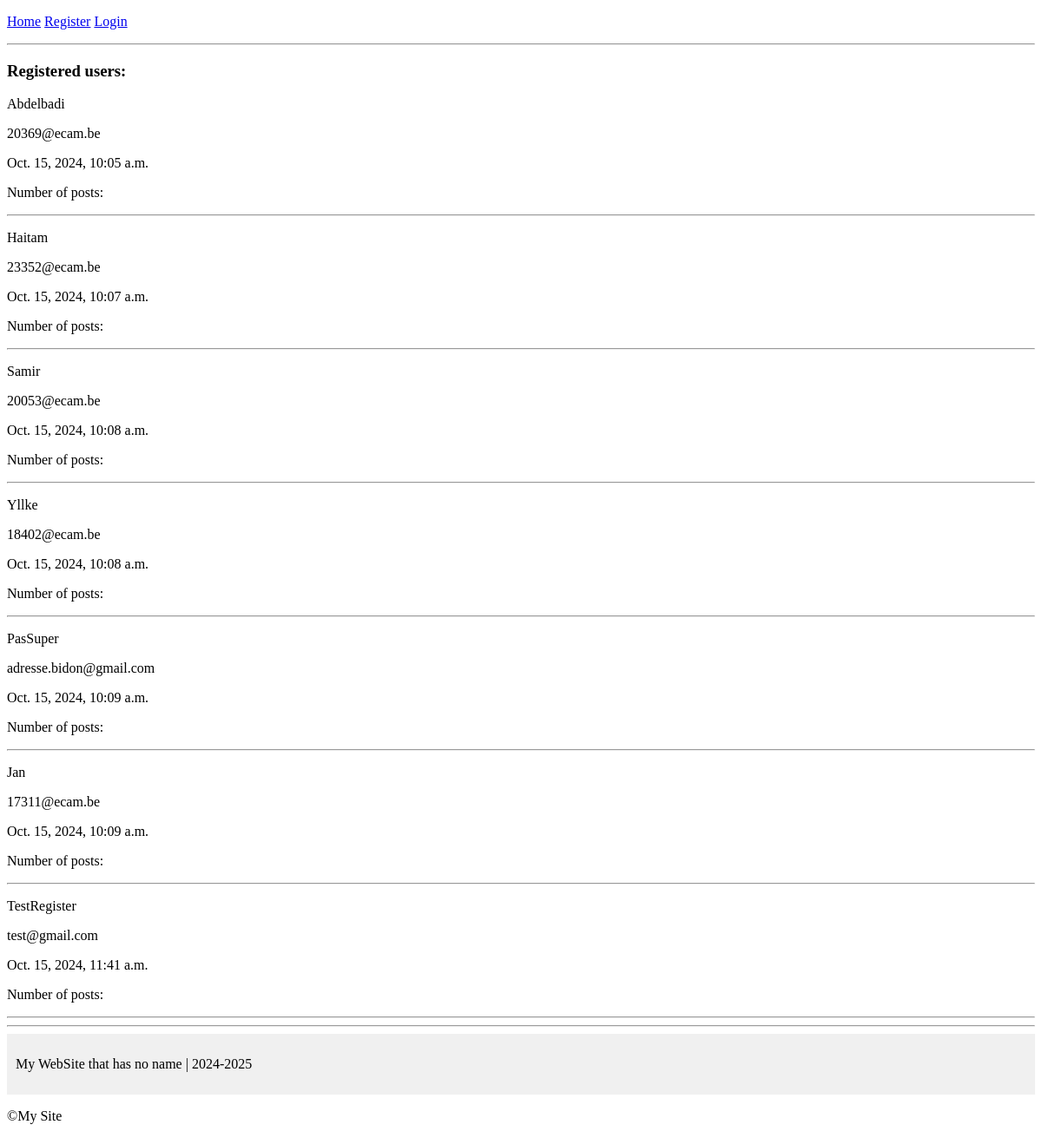
Before: / with the older database file.
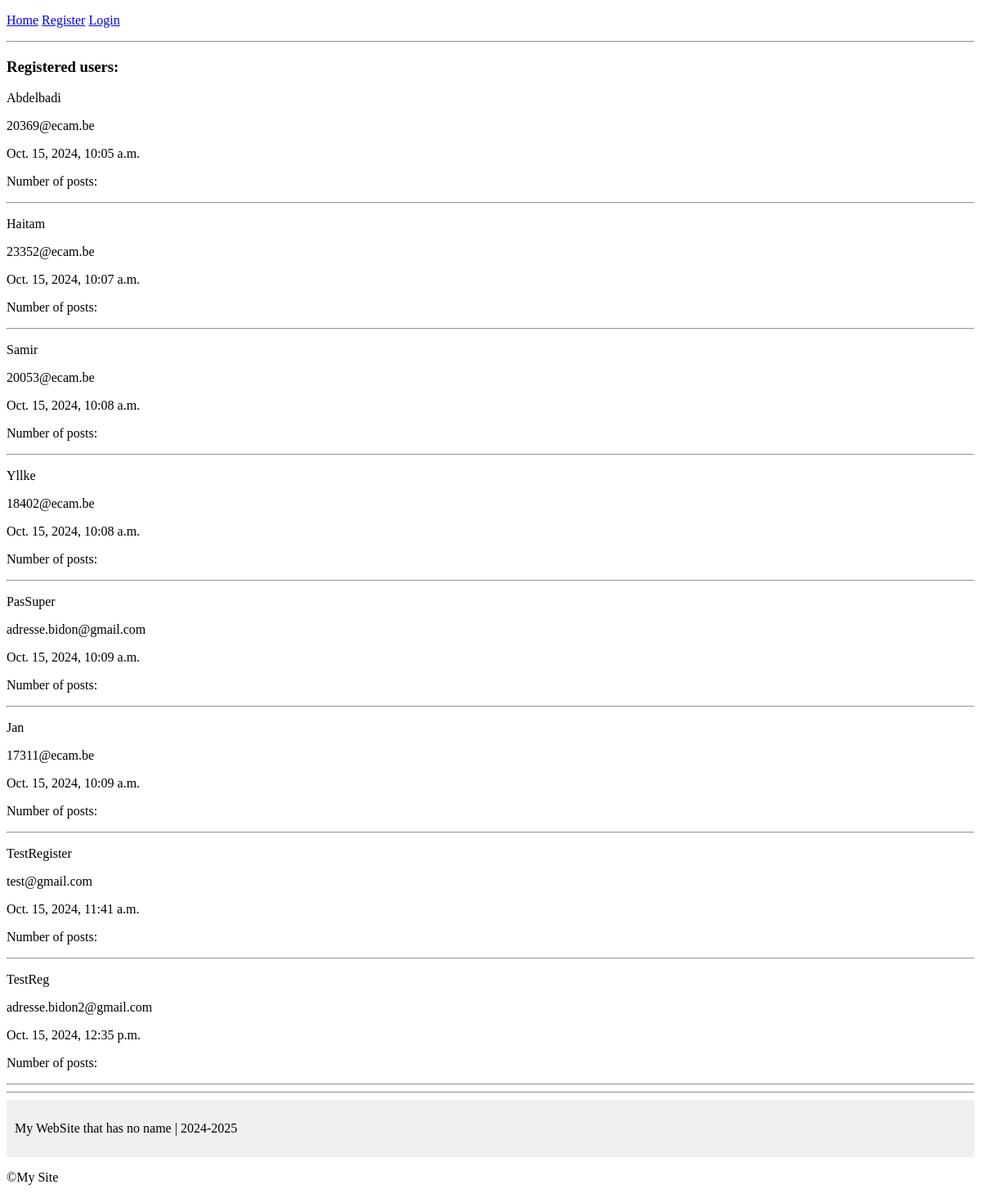
After: the same page with the newer database file.
### account/models.py (models this page shows, shortened)
class Account(AbstractBaseUser):
    email                   = models.EmailField(verbose_name="email", max_length=60, unique=True)
    username                = models.CharField(max_length=30, unique=True)
    date_joined             = models.DateTimeField(verbose_name='date joined', auto_now_add=True)
    last_login              = models.DateTimeField(verbose_name='last login', auto_now=True)
    is_admin                = models.BooleanField(default=False)
    is_active               = models.BooleanField(default=True)
    is_staff                = models.BooleanField(default=False)  # Directly as a BooleanField, not a property
    is_superuser            = models.BooleanField(default=False)
    USERNAME_FIELD = 'email'
    REQUIRED_FIELDS = ['username']
    objects = MyAccountManager()

### personal/views.py (the view)
# urls.py: path('', home_screen_view, name='home'),
def home_screen_view(request):
    context = {}
    accounts = Account.objects.all()
    context['accounts'] = accounts
    return render(request, "personal/home.html", context)

### personal/templates/personal/home.html (shortened to what this page needs)
{% extends "base.html" %}
{% block content %}
    <h3>Registered users:</h3>
    {% for account in accounts %}
        <p>{{ account.username }}</p>
        <p>{{ account.email }}</p>
        <p>{{ account.date_joined }}</p>
        <p>Number of posts: {{ account.posts.count }}</p>
        <hr>
    {% endfor %}
{% endblock %}

Changed rows visible on the page:
added Account: username "TestReg", email "adresse.bidon2@gmail.com", date_joined "Oct. 15, 2024, 12:35 p.m."
